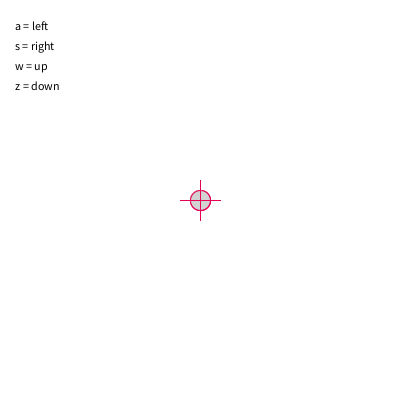
Frame 1 (no input)
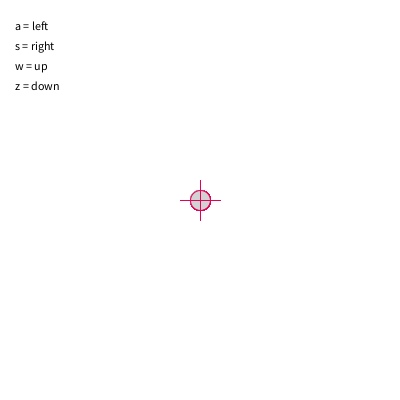
Frame 60 (the mouse pressed at the canvas centre just before this capture)
Frame 120 (the mouse held since frame 60 and released just before this capture): identical to frame 60, image omitted

The Processing sketch that drew these frames (run headless with seeded random() and noise(); from frame 60 on, the mouse is pressed at the canvas centre):

// Processing sketch: processing_9648
// ── processing_9648.pde

float posX;
float velXD;
float velXI;

float posY;
float velYD;
float velYU;

void setup() {
  size(400,400);
  frameRate(100);
  background(255);
  smooth();
  
  fill(0);
  text("a = left", 15, 30); 
  text("s = right", 15, 50);
  text("w = up", 15, 70);
  text("z = down", 15, 90);

  posX = width/2;
  velXD = 1;
  velXI = -1;

  posY= height/2;
  velYD = 1;
  velYU = -1;

}

void draw () { 

  if (keyPressed && key == 's') {
    if (posX >= width) {
      velXD = 1;
      posX = width-1;
    }
    posX = posX + velXD;

    if (posX <= 0) {
      velXD = 1;
    }
    background(255);
  }
  mira(posX, posY, 20);

  if (keyPressed && key == 'a') {
    if (posX >= width) {
      velXI = -1;
      posX = width-1;      
    }
    posX = posX + velXI;

    if (posX <= 0) {
      velXI = -1;
      posX = 0;
    }
    background(255);
  }
  mira(posX, posY, 20);

  if (keyPressed && key == 'w') {
    if (posY >= height) {
      velYU = -1;
      posY = height-1;
    }
    posY = posY + velYU;

    if (posY <= 0) {
      velYU = -1;
      posY = 0;
    }
    background(255);
  }
  mira(posX, posY, 20);

  if (keyPressed && key == 'z') {
    if (posY > height) {
      velYD = 1;
      posY = height-1;
    }
    posY = posY + velYD;

    if (posY <= 0) {
      velYD = 1;
      posY = 0;
    }
    background(255);
  }
  mira(posX, posY, 20);

} 

void mira (float x, float y, float r1) {
  strokeWeight(1);  
  stroke(227,2,85);
  fill(210);
  ellipse (x, y,r1,r1);
  line (x-20, y, x+20, y);
  line (x, y-20, x, y+20); 


}
